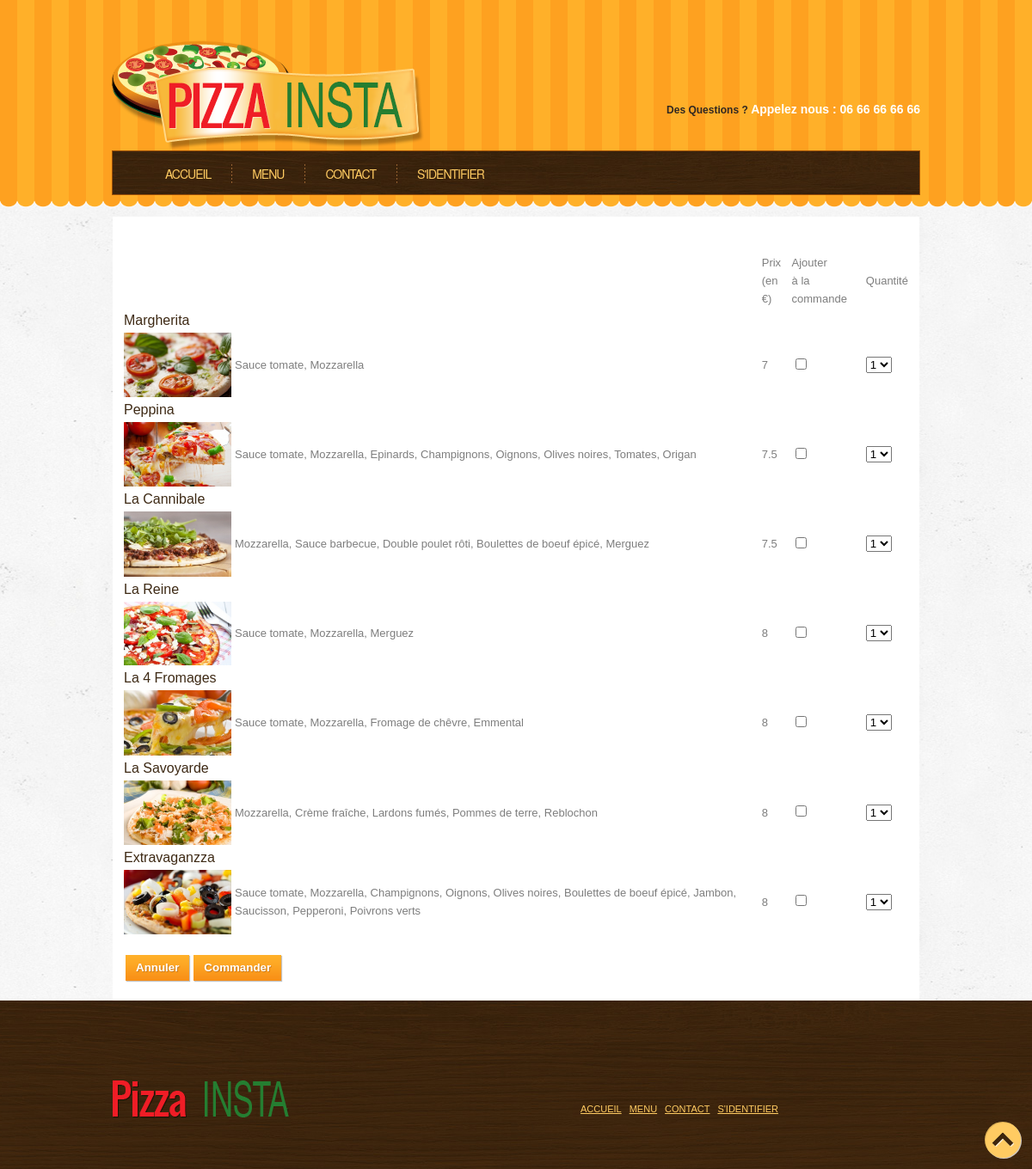
/?page=listePizza, run on the app's committed database.
### tables this page shows
CREATE TABLE IF NOT EXISTS `Produits` (
  `id_produit` int(11) NOT NULL AUTO_INCREMENT,
  `libelle_produit` varchar(45) DEFAULT NULL,
  `prix_produit` float DEFAULT NULL,
  `description` varchar(255) DEFAULT NULL,
  `image` varchar(255) DEFAULT NULL,
  `id_type_produit` int(11) NOT NULL,
  `id_pizza` int(11) DEFAULT NULL,
  PRIMARY KEY (`id_produit`),
  KEY `FK_Produits_id_type_produit` (`id_type_produit`),
  KEY `id_pizza` (`id_pizza`)
);

### index.php (called while the page is built, shortened)
<?php
require_once 'php/Controleur/CMainController.php';
$id = $_GET['page'];
$mainController = new CMainController();
$mainController->setPage($id);
$mainController->render();
?>

### php/Modele/CDB.php (called while the page is built, shortened)
<?php
class CDB
{
    private $pdo = "";
    private $pilote = "mysql";
    private $bdd = "Pizzeria";
    private $user = "root";
    private $mdp = "";
    private function connect()
    {
	try
	{
	    $this->pdo = new PDO($this->pilote . ':host=' . ';dbname=' . $this->bdd, $this->user, $this->mdp);
	    $this->pdo->setAttribute(PDO::ATTR_ERRMODE, PDO::ERRMODE_EXCEPTION);
	    $this->pdo->exec("SET NAMES 'UTF8'");
	}
	catch (PDOException $e)
	{
	    $this->pdo = "Echec de l'exécution : " . $e->getMessage();
	}
	return $this->pdo;
    }
    public function requete($query)
    {
	$cnx = $this->connect();
	$sql = $cnx->prepare($query);
	$sql->execute();
	while ($datas = $sql->fetch())
	{
	    $var[] = $datas;
	}
	if (isset($var))
	{
	    return $var;
	}
    }
}
?>

### php/Vue/CVueListePizza.php (the view, shortened to what this page needs)
<?php
require_once 'CHtml.php';
class CVueListePizza
{
    public function getHtml()
    {
	$html = $this->genererListePizza();
	return $html;
    }
    function genererListePizza()
    {
	$DB = new CDB();
	$result = $DB->requete('SELECT DISTINCT
				p.libelle_produit,
				p.prix_produit,
				p.id_produit,
				p.image
			    FROM
				produits p
				INNER JOIN types_produits t ON t.id_type_produit = p.id_type_produit
			    WHERE
				t.libelle_type_produit LIKE "Pizza"');
	$strListe = '<form method="POST" action="?page=commander">';
	$strListe .= '<table>';
	$strListe .= '<tr>';
	$strListe .= '<td> </td>';
	$strListe .= '<td> </td>';
	$strListe .= '<td>Prix <br />(en €)</td>';
	$strListe .= '<td>Ajouter <br />à la commande</td>';
	$strListe .= '<td>Quantité</td>';
	$strListe .= '</tr>';
	foreach ($result as $produit)
	{
	    $strListe .= '<tr>';
	    $strListe .='<td class="listePizza">' . $produit['libelle_produit'] . '</td>';
	    $strListe .= '</tr>';
	    $DB = new CDB();
	    $ingredients = $DB->requete('SELECT
				i.libelle
			    FROM
				ingredients i
				INNER JOIN composer c ON c.id_ingredient = i.id_ingredient
				INNER JOIN produits p ON p.id_pizza = c.id_pizza
			    WHERE
				p.libelle_produit LIKE "' . $produit['libelle_produit'] . '"');
	    $strListe .= '<tr><td><img src="' . $produit['image'] . '" style="max-width:125px" /></td><td>';
	    $strListeIngredients = '';
	    foreach ($ingredients as $ingredient)
	    {
		$strListeIngredients .= $ingredient['libelle'] . ', ';
	    }
	    $strListeIngredients = substr($strListeIngredients, 0, -2);
	    $strListe .= $strListeIngredients;
	    $strListe .= '</td><td>' . $produit['prix_produit'] . '</td><td><input type="checkbox" name="id_pizza" value="' . $produit['id_produit'] . '" /></td>';
	    $strListe .= '<td><select name="quantite_' . $produit['id_produit'] . '>';
	    for ($j = 0; $j < 6; $j++)
	    {
		$strListe.='<option value="' . $j . '">' . $j . '</option>';
	    }
	    $strListe.="</select></td>";
	    $strListe .= '</tr>';
	}
	$strListe .= '</table>';
	$strListe .= '<br />';
	$strListe .= '<input type="reset" name="annuler" value="Annuler" />';
	$strListe .= '<input type="submit" name="commander" value="Commander" />';
	$strListe .= '</form>';
	return $strListe;
    }
}
?>

### php/Vue/CLayout.php (shortened to what this page needs)
<?php
require_once 'CHtml.php';
class CLayout
{
    private $CHtml;
    private $content;
    function __construct()
    {
	$this->CHtml = new CHtml();
    }
    public function setContent($content)
    {
	$this->content = $content;
    }
    public function render()
    {
	$html = '<!DOCTYPE html>';
	$html .= '<html>';
	$html .= $this->CHtml->head('Pizza INSTA');
	$html .= $this->CHtml->header($this->getMenuItems($_COOKIE['session']));
	$html .= $this->CHtml->corps('', $this->content);
	$html .= $this->CHtml->ancre();
	$html .= $this->CHtml->footer($this->getMenuItems($_COOKIE['session']));
	$html .= '</html>';
	return $html;
    }
    public function getMenuItems($rank = '')
    {
	$tabLiens = '';
	switch ($rank)
	{
	    default:
		$tabLiens = array(
		    'Accueil' => 'index.php',
		    'menu' => '?page=listePizza',
		    'contact' => ' ?page=contact',
		    'S\'identifier' => '?page=authentification'
		);
		break;
	}
	return $tabLiens;
    }
}
?>

### php/Vue/CHtml.php (shortened to what this page needs)
<?php
class CHtml
{
    public function head($title)
    {
	$head = '<head>';
	$head .= '<meta http-equiv="content-type" content="text/html; charset=UTF-8" />';
	$head .= '<title>' . $title . '</title>';
	$head .= '<link rel="stylesheet" href="css/style.css" type="text/css" />';
	$head .= '</head>';
	return $head;
    }
    public function header($nav)
    {
	$header = '<div class="header">';
	$header .= '<div class="header-top">';
	$header .= '<div class="header-logo"></div>';
	$header .= '<div class="header-contact">';
	$header .= '<span>Des Questions ? </span>';
	$header .= '<span class="phone">Appelez nous : 06 66 66 66 66</span>';
	$header .= '</div>';
	$header .= '<div class="clear "></div>';
	$header .= '<div class="nav">';
	$header .= '<div class="bouton">';
	$header .= $this->nav($nav);
	$header .= '</div>';
	$header .= '</div>';
	$header .= '<div class = "clear"></div>';
	$header .= '</div>';
	$header .= '</div>';
	return $header;
    }
    public function nav($liens)
    {
	$nav = '<ul>';
	foreach ($liens AS $titreLien => $lien)
	{
	    $nav .= '<li><a href="' . $lien . '">' . $titreLien . '</a></li>';
	}
	$nav .= '</ul>';
	return $nav;
    }
    public function corps($titreContenu, $contenu, $lienImage = '', $titreH2 = '', $welcome = '')
    {
	$corps = '<div class="corps">';
	$corps .= '<div class="contenu">';
	$corps .= '<h3 class="title">' . $titreContenu . '</h3>';
	$corps .= '<p>';
	$corps .= $contenu;
	$corps .= '</p>';
	$corps .= '<div class="clear"></div>';
	$corps .= '</div>';
	$corps .= '</div>';
	return $corps;
    }
    public function ancre()
    {
	$ancre = '<div class="blocktotop">';
	$ancre .= '<a id="totop" href="#" style="outline: medium none;">Retourner en haut de page</a>';
	$ancre .= '</div>';
	return $ancre;
    }
    public function footer($nav)
    {
	$footer = '<div class="footer">';
	$footer .= '<div class="footer-top">';
	$footer .= '<div class="footer-info">';
	$footer .= '<p>';
	$footer .= '<span class="siteName">Happy Family </span>';
	$footer .= '</p>';
	$footer .= '</div>';
	$footer .= '<div class="footer-nav">';
	$footer .= $this->nav($nav);
	$footer .= '</div>';
	$footer .= '<div class="clear"></div>';
	$footer .= '</div>';
	$footer .= '</div>';
	return $footer;
    }
}
?>

### php/Controleur/CMainController.php (shortened to what this page needs)
<?php
require_once('php/Vue/CLayout.php');
require_once('php/Modele/CDB.php');
class CMainController
{
    private $layout;
    private $view;
    function __construct()
    {
	$user = $this->connect();
	$this->layout = new CLayout($user);
    }
    public function setPage($id = '', $params = '')
    {
	$this->id = $id;
	switch ($this->id)
	{
	    case 'listePizza':
		require_once('php/Vue/CVueListePizza.php');
		$this->view = new CVueListePizza();
		break;
	}
    }
    public function render()
    {
	$content = $this->view->getHtml();
	$this->layout->setContent($content);
	$html = $this->layout->render();
	echo $html;
    }
}
?>

### css/style.css (style rules this page uses)
.header { background: url("../images/header_tail.png") repeat-x scroll 50% 0 transparent; height: 242px; }
.header-top { width : 940px; padding-top : 47px; margin : auto; }
.header-logo { background: url("../images/logo/logo.png") no-repeat scroll left top transparent; width:364px; height:128px; float : left; }
.header-contact { padding-top: 70px; text-align: right; }
.header-contact span { color: #302822; font: bold 12px/18px Arial,Helvetica,sans-serif; letter-spacing: normal; }
.header-contact .phone { display: inline-block; color: #FFFFFF; font-size: 14px; font-weight: bold; text-align: right; }
.nav { border: 1px solid #9A4F07; margin: 0 0 26px; padding: 10px 0 9px; position: relative; z-index: 10; background: url("../images/header.jpg") repeat scroll 0 0 transparent; height : 31px; }
.bouton { float : left; margin: 0 7px; padding: 5px 0 0; text-transform: uppercase; }
.bouton ul { list-style: none outside none; padding-bottom: 15px; margin-top: 0px; padding-left: 30px; }
.bouton ul li:before { background: url("../images/menu_border.png") repeat-y scroll 0 0 transparent; content: " "; display: block; height: 100%; left: -24px; position: absolute; top: 0; width: 1px; margin: 0 24px; }
.bouton ul > li { float: left; position: relative; padding: 0px 24px; }
.bouton ul > li:first-child:before { display: none; }
.bouton ul > li > a { font-family: 'Helvetica neue',sans-serif; font-size: 14px; letter-spacing: -1px; line-height: 22px; padding: 0; transition: all 0.5s ease 0s; color: #FFCB62; text-decoration: none; }
.corps { width: 938px; margin: auto; margin-top: 10px; min-height: 350px; }
.contenu { background-color: #ffffff; margin-top: 10px; padding: 10px; min-height: 350px; }
.contenu img { float :right; max-width: 350px; }
body a { color:#ef1d26; }
.listePizza { color: #3E2A15; font-size: 16px; }
.blocktotop { bottom: 13px; position: fixed; right: 13px; }
a#totop { background: url("../images/scroll-to-top.png") no-repeat scroll 8px 12px #FFCB62; border-radius: 21px 21px 21px 21px; box-shadow: 1px 1px 0 rgba(0, 0, 0, 0.12) inset, 1px 1px 0 rgba(255, 255, 255, 0.75); display: block; font-size: 1px; height: 42px; line-height: 1px; text-indent: -9999em; transition: all 0.5s ease 0s; width: 42px; z-index: 999; }
.footer { background: url("../images/footer.jpg") repeat scroll 50% 0 transparent; padding: 80px 0; }
.footer-top { width : 938px; margin : auto; }
.footer-info { float : left; }
.siteName { background: url("../images/footer_logo.png") repeat scroll 0 0 transparent; display: inline-block; height: 43px; overflow: hidden; text-indent: -200px; vertical-align: bottom; width: 205px; }
.footer-nav { text-decoration: none; padding-top: 23px; padding-left: 500px }
.footer-nav a { color : #FFCB62; }
.footer-nav li { float: left; font-size: 11px; list-style: none outside none; margin: 0 5px 0 4px; text-transform: uppercase; }
div.itemCommentsForm form input#submitCommentButton, input[type="submit"], input[type="reset"], button.button { background: url("../images/button_tail.png") repeat-x scroll 0 0 transparent; border: medium none; box-shadow: 1px 1px 1px rgba(0, 0, 0, 0.24); display: inline-block; font-weight: bold; height: 30px; line-height: 30px; padding: 0 12px;; margin-left: 5px; text-decoration: none; text-shadow: 1px 1px rgba(171, 104, 37, 0.58); color: #ffffff; text-align: right; }

### data on the page
produits: libelle_produit "Margherita", image (picture), value "Sauce tomate, Mozzarella", prix_produit "7", id_produit "1"
produits: libelle_produit "Peppina", image (picture), value "Sauce tomate, Mozzarella, Epinards, Champignons, Oignons, Olives noires, Tomates, Origan", prix_produit "7.5", id_produit "1"
produits: libelle_produit "La Cannibale", image (picture), value "Mozzarella, Sauce barbecue, Double poulet rôti, Boulettes de boeuf épicé, Merguez", prix_produit "7.5", id_produit "1"
produits: libelle_produit "La Reine", image (picture), value "Sauce tomate, Mozzarella, Merguez", prix_produit "8", id_produit "1"
produits: libelle_produit "La 4 Fromages", image (picture), value "Sauce tomate, Mozzarella, Fromage de chêvre, Emmental", prix_produit "8", id_produit "1"
produits: libelle_produit "La Savoyarde", image (picture), value "Mozzarella, Crème fraîche, Lardons fumés, Pommes de terre, Reblochon", prix_produit "8", id_produit "1"
produits: libelle_produit "Extravaganzza", image (picture), value "Sauce tomate, Mozzarella, Champignons, Oignons, Olives noires, Boulettes de boeuf épicé, Jambon, Saucisson, Pepperoni, Poivrons verts", prix_produit "8", id_produit "1"

### other printed values
$titreLien "ACCUEIL"
$titreLien "MENU"
$titreLien "CONTACT"
$titreLien "S'IDENTIFIER"
